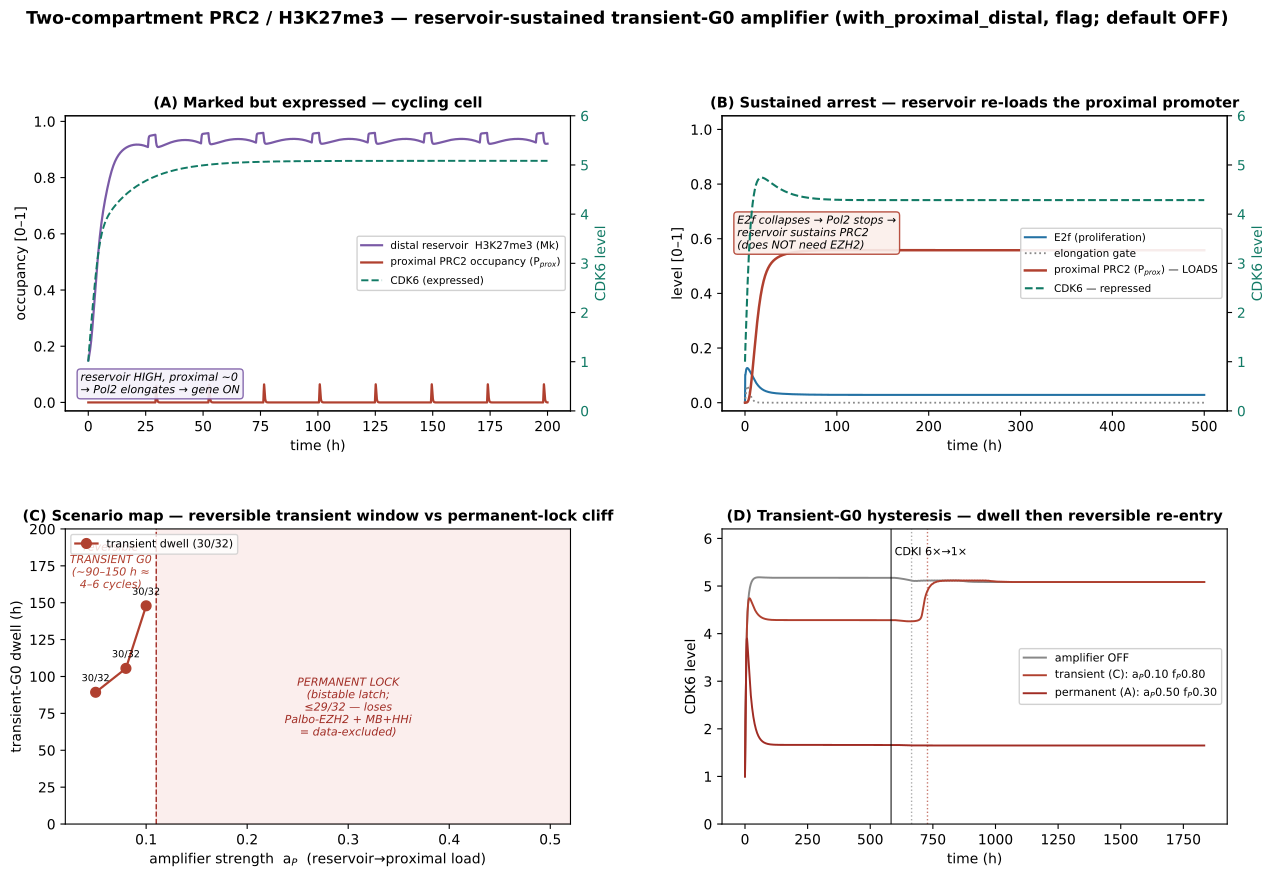

Write the Python code that produced this figure.
"""Two-compartment PRC2 / H3K27me3 model — the reservoir-sustained transient-G0 amplifier (JP 2026-08-09).

JP's molecular mechanism: CDK6 & CyclinD1 are heavily H3K27me3-marked yet highly EXPRESSED because the
PROXIMAL promoter is kept depleted of the PRC2 complex (Pol2 elongation clears it), while the broad DISTAL
region holds H3K27me3 as a RESERVOIR. Repression is the PRC2 COMPLEX (not the mark); the reservoir recruits
it via read-write. When a cell stops cycling (Pol2 stops elongating) the reservoir rapidly re-loads the
proximal promoter -> reservoir-SUSTAINED repression that deepens & prolongs the arrest, and RELEASES when
mitogen/cycling returns (reversible = TRANSIENT G0).

Four beats:
  (A) MARKED-BUT-EXPRESSED: cycling cell — distal reservoir Mk HIGH, proximal occupancy P_prox ~0
      (Pol2 clears it) -> CDK6/CyclinD1 highly expressed. The paradox resolved.
  (B) AMPLIFIER ENGAGES IN ARREST: drive a cell to arrest (high CDKI) -> E2f collapses -> elongation stops
      -> the persistent reservoir re-loads P_prox -> CDK6 repressed (the reservoir SUSTAINS PRC2 as EZH2 falls).
  (C) SCENARIO MAP: amplifier strength -> transient dwell length & validation. Reversible TRANSIENT window
      (30/32, dwell ~90-150 h) between a leaky limit and a PERMANENT-LOCK cliff; the deep permanent latch is
      MORE data-excluded (<=29/32; loses Palbo-EZH2 + MB+HHi) = the known chromatin-latch bound, new direction.
  (D) TRANSIENT-G0 HYSTERESIS: arrest, then drop CDKI -> reservoir-sustained dwell delays re-entry
      (transient C) vs immediate (amplifier OFF) vs never (permanent A). The reversible multi-cycle dwell.

Run:  ./venv/bin/python simulations/fig_v44_proximal_distal.py   (~3-4 min)
"""
import sys, os
sys.path.insert(0, os.path.dirname(os.path.dirname(os.path.abspath(__file__))))
import numpy as np
import matplotlib
matplotlib.use('Agg')
import matplotlib.pyplot as plt
from matplotlib.gridspec import GridSpec
import tellurium as te
from src.build_model_v44_heldt import build_model_v44

BP = dict(kPhRbCd=0.1748299602292031, K_CdRb=0.4025007594938155, w_ink4=4.646376316224687,
          kSyP21=0.0004043793202695936, K_cdk6_sink=3.879643001142466, w_p18=1.003950915185932,
          w_p19=0.6655007434943913, k_Cd_tx_Gli_max=0.24197652013556434, k_Cd_tx_MYCN=0.11031706915457935)
C_RES = '#7a5aa6'   # reservoir (distal Mk)
C_PROX = '#b0402f'  # proximal PRC2 occupancy
C_EXPR = '#117a65'  # expressed gene (CDK6/CyclinD1)
C_E2F = '#2472a4'
plt.rcParams.update({'font.size': 10, 'axes.titlesize': 10.5, 'axes.labelsize': 10, 'axes.titleweight': 'bold'})


def make_rr(amp=None):
    P = dict(BP)
    if amp:
        P.update(amp)
    M = build_model_v44(with_p27_optionB=True, with_cdk6_gli=True, with_proximal_distal=True, params=P)
    rr = te.loada(M)
    rr.integrator.setValue('relative_tolerance', 1e-7)
    rr.integrator.setValue('absolute_tolerance', 1e-9)
    rr.integrator.setValue('maximum_num_steps', 12000000)
    return rr, P


def setp(rr, P, mult):
    for k, v in P.items():
        try: rr[k] = v
        except Exception: pass
    rr['SHH'] = 0.5; rr['Ptch1_copy_number'] = 0.3
    try: rr['Cd2_expr'] = rr['CD2_EXPR_MB']
    except Exception: pass
    rr['p18'] = 1.73 * mult; rr['p19'] = 0.58 * mult; rr['kSyP21'] = BP['kSyP21'] * mult


fig = plt.figure(figsize=(15, 9.2))
gs = GridSpec(2, 2, figure=fig, hspace=0.40, wspace=0.30)

# ---------- (A) marked-but-expressed: cycling cell ----------
axA = fig.add_subplot(gs[0, 0])
rr, P = make_rr()
setp(rr, P, 1.0); rr.reset()
d = rr.simulate(0, 12000, 6000, selections=['time', 'Mk', 'P_prox', 'cdk6'])
th = d['time'] / 60
axA.plot(th, d['Mk'], color=C_RES, lw=1.6, label='distal reservoir  H3K27me3 (Mk)')
axA.plot(th, d['P_prox'], color=C_PROX, lw=1.6, label='proximal PRC2 occupancy (P$_{prox}$)')
axA.set_ylim(-0.03, 1.02); axA.set_xlabel('time (h)'); axA.set_ylabel('occupancy [0–1]')
axA.set_title('(A) Marked but expressed — cycling cell')
axr = axA.twinx()
axr.plot(th, d['cdk6'], color=C_EXPR, lw=1.4, ls='--', label='CDK6 (expressed)')
axr.set_ylabel('CDK6 level', color=C_EXPR); axr.tick_params(axis='y', labelcolor=C_EXPR)
axr.set_ylim(0, max(6, d['cdk6'].max() * 1.15))
h1, l1 = axA.get_legend_handles_labels(); h2, l2 = axr.get_legend_handles_labels()
axA.legend(h1 + h2, l1 + l2, fontsize=7.5, loc='center right', framealpha=0.9)
axA.text(0.03, 0.06, 'reservoir HIGH, proximal ~0\n→ Pol2 elongates → gene ON',
         transform=axA.transAxes, fontsize=8, style='italic',
         bbox=dict(boxstyle='round', fc='#f4f1fa', ec=C_RES, alpha=0.9))

# ---------- (B) amplifier engages in sustained arrest ----------
axB = fig.add_subplot(gs[0, 1])
rr, P = make_rr()
setp(rr, P, 6.0); rr.reset()
d = rr.simulate(0, 30000, 12000, selections=['time', 'E2f', 'elong_gate', 'P_prox', 'cdk6'])
th = d['time'] / 60
axB.plot(th, d['E2f'], color=C_E2F, lw=1.5, label='E2f (proliferation)')
axB.plot(th, d['elong_gate'], color='#888', lw=1.3, ls=':', label='elongation gate')
axB.plot(th, d['P_prox'], color=C_PROX, lw=1.8, label='proximal PRC2 (P$_{prox}$) — LOADS')
axB.set_ylim(-0.03, 1.05); axB.set_xlabel('time (h)'); axB.set_ylabel('level [0–1]')
axB.set_title('(B) Sustained arrest — reservoir re-loads the proximal promoter')
axr = axB.twinx()
axr.plot(th, d['cdk6'], color=C_EXPR, lw=1.5, ls='--', label='CDK6 — repressed')
axr.set_ylabel('CDK6 level', color=C_EXPR); axr.tick_params(axis='y', labelcolor=C_EXPR)
axr.set_ylim(0, 6)
h1, l1 = axB.get_legend_handles_labels(); h2, l2 = axr.get_legend_handles_labels()
axB.legend(h1 + h2, l1 + l2, fontsize=7.5, loc='center right', framealpha=0.9)
axB.text(0.03, 0.55, 'E2f collapses → Pol2 stops →\nreservoir sustains PRC2\n(does NOT need EZH2)',
         transform=axB.transAxes, fontsize=8, style='italic',
         bbox=dict(boxstyle='round', fc='#fbeeea', ec=C_PROX, alpha=0.9))

# ---------- (C) scenario map: dwell & validation vs amplifier strength (from the sweep) ----------
axC = fig.add_subplot(gs[1, 0])
# workflow amplifier-scenarios results (a_P, dwell_h [None=permanent lock], passed/32)
scen = [
    ('B-leaky', 0.05, 89.3, 30), ('C-lite', 0.08, 105.5, 30), ('C-shallow', 0.10, 147.9, 30),
    ('C-mid', 0.12, None, 30), ('C-deep', 0.15, None, 30), ('A-mid', 0.30, None, 29), ('A-strong', 0.50, None, 28),
]
tx = [s[1] for s in scen if s[2] is not None]; ty = [s[2] for s in scen if s[2] is not None]
axC.plot(tx, ty, 'o-', color=C_PROX, lw=1.6, ms=7, label='transient dwell (30/32)')
axC.axvspan(0.11, 0.52, color='#d9534f', alpha=0.10)
axC.text(0.30, 60, 'PERMANENT LOCK\n(bistable latch;\n≤29/32 — loses\nPalbo-EZH2 + MB+HHi\n= data-excluded)',
         fontsize=8, ha='center', color='#a02c24', style='italic')
for lbl, a, dw, ps in scen:
    if dw is not None:
        axC.annotate(f'{ps}/32', (a, dw), textcoords='offset points', xytext=(0, 8), fontsize=7, ha='center')
axC.axvline(0.11, color='#a02c24', ls='--', lw=1)
axC.set_xlabel('amplifier strength  a$_P$  (reservoir→proximal load)')
axC.set_ylabel('transient-G0 dwell (h)')
axC.set_xlim(0.02, 0.52); axC.set_ylim(0, 200)
axC.set_title('(C) Scenario map — reversible transient window vs permanent-lock cliff')
axC.legend(fontsize=8, loc='upper left')
axC.text(0.065, 160, 'reversible\nTRANSIENT G0\n(~90–150 h ≈\n4–6 cycles)', fontsize=8, ha='center',
         color=C_PROX, style='italic')

# ---------- (D) transient-G0 hysteresis: arrest -> drop CDKI -> re-entry ----------
axD = fig.add_subplot(gs[1, 1])
t_switch = 35000
for amp, col, lab in [(dict(f_P=1.0), '#888', 'amplifier OFF'),
                      (dict(a_P=0.10, f_P=0.80), C_PROX, 'transient (C): a$_P$0.10 f$_P$0.80'),
                      (dict(a_P=0.50, f_P=0.30), '#a02c24', 'permanent (A): a$_P$0.50 f$_P$0.30')]:
    rr, P = make_rr(amp); setp(rr, P, 6.0); rr.reset()
    d1 = rr.simulate(0, t_switch, t_switch // 10, selections=['time', 'cdk6', 'Dna'])
    rr['p18'] = 1.73; rr['p19'] = 0.58; rr['kSyP21'] = BP['kSyP21']
    d2 = rr.simulate(t_switch, 110000, (110000 - t_switch) // 10, selections=['time', 'cdk6', 'Dna'])
    t = np.concatenate([d1['time'], d2['time']]) / 60
    ck = np.concatenate([d1['cdk6'], d2['cdk6']])
    axD.plot(t, ck, color=col, lw=1.4, label=lab)
    # mark first re-entry division after the switch
    dna2 = d2['Dna']; dd = np.where((dna2[:-1] > 0.9) & (dna2[1:] < 0.1))[0]
    if len(dd):
        axD.axvline(d2['time'][dd[0]] / 60, color=col, ls=':', lw=1, alpha=0.7)
axD.axvline(t_switch / 60, color='k', ls='-', lw=1.2, alpha=0.6)
axD.text(t_switch / 60, 5.6, ' CDKI 6×→1×', fontsize=8, rotation=0, va='bottom')
axD.set_xlabel('time (h)'); axD.set_ylabel('CDK6 level')
axD.set_ylim(0, 6.2)
axD.set_title('(D) Transient-G0 hysteresis — dwell then reversible re-entry')
axD.legend(fontsize=8, loc='center right', framealpha=0.9)

fig.suptitle('Two-compartment PRC2 / H3K27me3 — reservoir-sustained transient-G0 amplifier '
             '(with_proximal_distal, flag; default OFF)', fontsize=12.5, fontweight='bold', y=0.995)
out = os.path.join(os.path.dirname(os.path.abspath(__file__)), 'fig_v44_proximal_distal')
fig.savefig(out + '.png', dpi=140, bbox_inches='tight')
fig.savefig(out + '.pdf', bbox_inches='tight')
print('wrote', out + '.png/.pdf')
